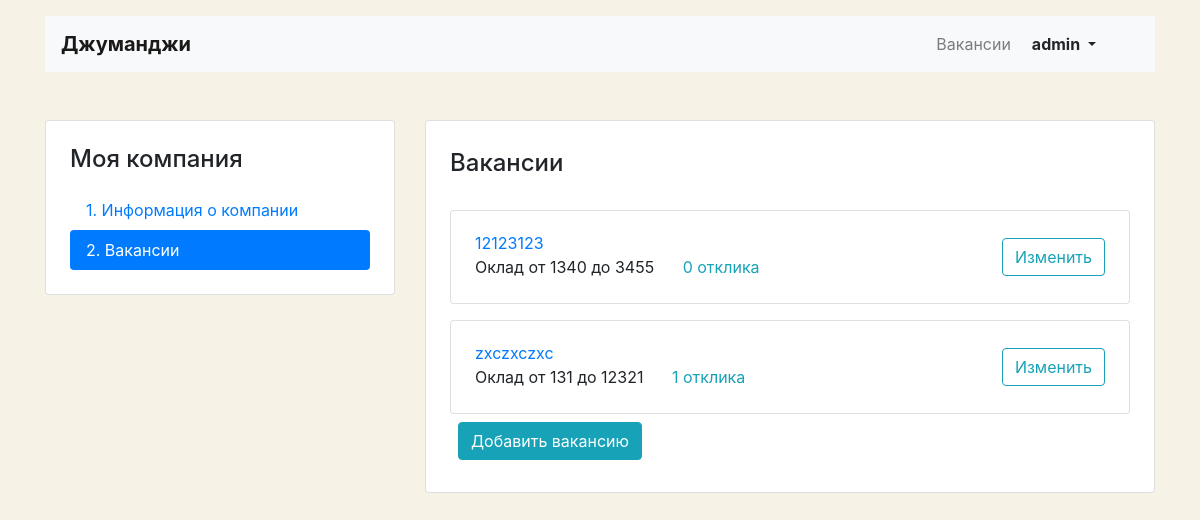
Page /mycompany/vacancies/ (signed in) on the committed database.
### step_job/models.py (models this page shows, shortened)
class Vacancy(models.Model):
    title = models.CharField(_("Название вакансии"), max_length=64)
    specialty = models.ForeignKey(Specialty, on_delete=models.CASCADE,
                                  related_name="vacancies", verbose_name=_("Специальность"))
    company = models.ForeignKey(Company, on_delete=models.CASCADE,
                                related_name="vacancies", verbose_name=_("Компания"))
    skills = models.CharField(_("Навыки"), max_length=512)
    description = models.TextField(_("Описание"), max_length=2056)
    salary_min = models.PositiveIntegerField(_("Зарплато от"))
    salary_max = models.PositiveIntegerField(_("Зарплата до"))
    published_at = models.DateTimeField(_("Дата публикации"), auto_now_add=True, blank=True)
    class Meta:
        verbose_name = _("Вакансия")
        verbose_name_plural = _("Вакансии")

### step_job/views/views.py (the view)
# urls.py: path('mycompany/vacancies/', ListMyVacanciesView.as_view(), name="list_my_vacancies"),
class ListMyVacanciesView(LoginRequiredMixin, ListView):
    model = Vacancy
    context_object_name = "vacancies"
    template_name = "vacancy/vacancy-list.html"
    def get_queryset(self):
        return self.model.objects.filter(company__owner=self.request.user).select_related("company")
    def get_context_data(self, **kwargs):
        context = super().get_context_data(**kwargs)
        context["vacancies_title"] = "Мои вакансии"
        return context

### templates/vacancy/vacancy-list.html
{% extends "company/company_base.html" %}
{% load crispy_forms_filters %}
{% block container %}
  <main class="container mt-3 pb-5">
    <div class="row mt-5">
      <div class="col-12 col-lg-4">
        <aside class="pt-3 pb-4 px-4 mb-5 card">
          <h1 class="h4 pt-2 pb-2">Моя компания</h1>
          <div class="nav flex-column nav-pills" id="v-pills-tab" role="tablist" aria-orientation="vertical">
            <a class="nav-link {% if vacancies not in request.path  %}active{% endif %}"
               href="{% url 'my_company' %}">1. Информация о компании </a>
              <a class="nav-link {% if 'vacancies' in request.path %}active{% endif %}"
              href="{% url 'list_my_vacancies' %}">2. Вакансии</a>
          </div>
        </aside>
      </div>
      <div class="col-12 col-lg-8">
        <div class="card">
          <div class="card-body px-4 pb-4">
            <section class="tab-pane fade show active">
              <h2 class="h4 pt-2 pb-3">Вакансии</h2>
                {% for vacancy in vacancies %}
                  <div class="card mt-3">
                    <div class="card-body px-4">
                      <div class="row align-items-center">
                        <div class="col-6 col-lg-8">
                          <a href="{% url 'vacancy' vacancy.id %}" class="mb-1">{{ vacancy.title }}</a>
                          <p class="mb-1">
                            <span class="mr-4">Оклад от {{ vacancy.salary_min }} до {{ vacancy.salary_max }}</span>
                              <a href="{% url 'vacancy' vacancy.id %}" class="text-info">
                                  {{ vacancy.applications.count }} отклика
                              </a>
                          </p>
                        </div>
                        <div class="col-6 col-lg-4 text-right">
                          <a href="{% url 'my_vacancy_edit' vacancy.id %}" class="btn btn-outline-info">Изменить</a>
                        </div>
                      </div>
                    </div>
                  </div>
                {% endfor %}
                <div>
                    <a href="{% url 'my_vacancy_create' %}" class="btn btn-info m-2">Добавить вакансию</a>
                </div>
            </section>
          </div>
        </div>
      </div>
    </div>
  </main>
{% endblock container %}

### templates/company/company_base.html (shortened to what this page needs)
<!DOCTYPE html>
<html lang="ru">
<head>
  <link rel="stylesheet" href="https://stackpath.bootstrapcdn.com/bootstrap/4.3.1/css/bootstrap.min.css">
</head>
<body>
  <header class="container mt-3">
    <nav class="navbar navbar-expand-lg navbar-light bg-light">
      <a class="navbar-brand mr-4 font-weight-bold" href="{% url 'index' %}">Джуманджи</a>
      <div class="collapse navbar-collapse justify-content-between" id="navbarNav">
          <ul class="navbar-nav col-2 justify-content-end">
              <div class="collapse navbar-collapse justify-content-between" id="navbarNav">
                      <li class="nav-item">
                          <a class="nav-link" href="{% url 'vacancies' %}">Вакансии</a>
                      </li>
                  <ul class="navbar-nav col-2 justify-content-end">
                      <li class="nav-item active">
                          <div class="btn-group">
                              <button type="button" class="btn dropdown-toggle font-weight-bold" data-toggle="dropdown" aria-haspopup="true" aria-expanded="false">
                                  {{ request.user }}
                              </button>
                          </div>
                      </li>
                  </ul>
              </div>
          </ul>
      </div>
    </nav>
  </header>
  {% block container %}
  {% endblock container %}
</body>
</html>

### templates/company/company_base.html (style rules this page uses)
body { background-color: #F6F2E6; }

### rows in the picture
Vacancy: title "12123123", salary_min "1340", salary_max "3455", applications.count "0"
Vacancy: title "zxczxczxc", salary_min "131", salary_max "12321", applications.count "1"

### other values in the picture
{{ request.user }} "admin"
